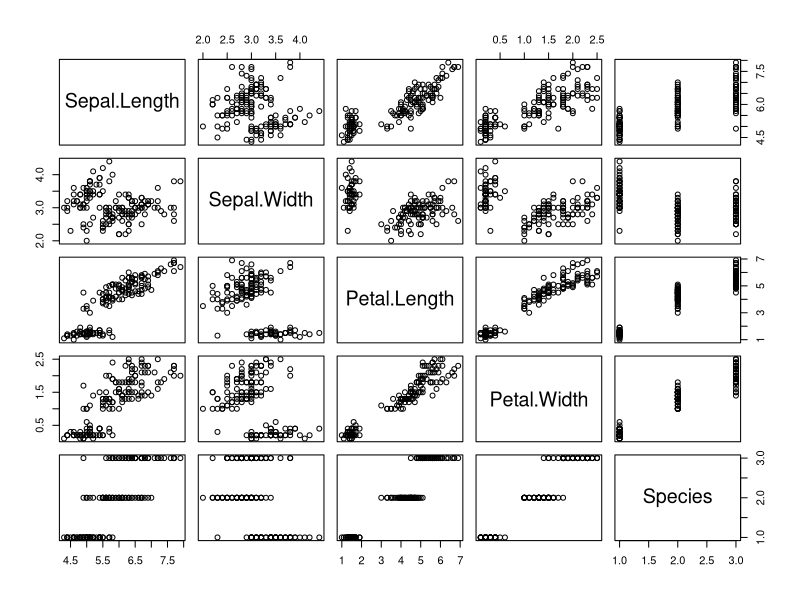
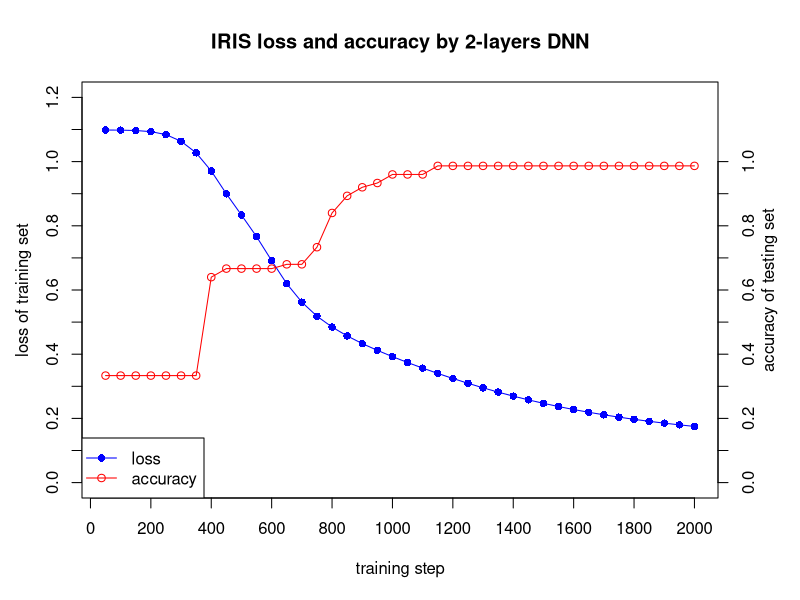

The R script that drew these images, in order:
## ---- chunk 1
# Copyright 2016: www.ParallelR.com
# Parallel Blog : R For Deep Learning (I): Build Fully Connected Neural Network From Scratch
# Classification by 2-layers DNN and tested by iris dataset
# Author: Peng Zhao, patric.zhao@gmail.com

# Prediction
predict.dnn <- function(model, data = X.test) {
  # new data, transfer to matrix
  new.data <- data.matrix(data)
  
  # Feed Forwad
  hidden.layer <- sweep(new.data %*% model$W1 ,2, model$b1, '+')
  # neurons : Rectified Linear
  hidden.layer <- pmax(hidden.layer, 0)
  score <- sweep(hidden.layer %*% model$W2, 2, model$b2, '+')
  
  # Loss Function: softmax
  score.exp <- exp(score)
  probs <-sweep(score.exp, 1, rowSums(score.exp), '/') 
  
  # select max possiblity
  labels.predicted <- max.col(probs)
  return(labels.predicted)
}

# Train: build and train a 2-layers neural network 
train.dnn <- function(x, y, traindata=data, testdata=NULL,
                  model = NULL,
                  # set hidden layers and neurons
                  # currently, only support 1 hidden layer
                  hidden=c(6), 
                  # max iteration steps
                  maxit=2000,
                  # delta loss 
                  abstol=1e-2,
                  # learning rate
                  lr = 1e-2,
                  # regularization rate
                  reg = 1e-3,
                  # show results every 'display' step
                  display = 100,
                  random.seed = 1)
{
  # to make the case reproducible.
  set.seed(random.seed)
  
  # total number of training set
  N <- nrow(traindata)
  
  # extract the data and label
  # don't need atribute 
  X <- unname(data.matrix(traindata[,x]))
  # correct categories represented by integer 
  Y <- traindata[,y]
  if(is.factor(Y)) { Y <- as.integer(Y) }
  # create index for both row and col
  # create index for both row and col
  Y.len   <- length(unique(Y))
  Y.set   <- sort(unique(Y))
  Y.index <- cbind(1:N, match(Y, Y.set))

  # create model or get model from parameter
  if(is.null(model)) {
       # number of input features
       D <- ncol(X)
       # number of categories for classification
       K <- length(unique(Y))
       H <-  hidden
  
       # create and init weights and bias 
       W1 <- 0.01*matrix(rnorm(D*H), nrow=D, ncol=H)
       b1 <- matrix(0, nrow=1, ncol=H)
  
       W2 <- 0.01*matrix(rnorm(H*K), nrow=H, ncol=K)
       b2 <- matrix(0, nrow=1, ncol=K)
  } else {
       D  <- model$D
       K  <- model$K
       H  <- model$H
       W1 <- model$W1
       b1 <- model$b1
       W2 <- model$W2
       b2 <- model$b2
  }
  
  # use all train data to update weights since it's a small dataset
  batchsize <- N
  # init loss to a very big value
  loss <- 100000
  
  # Training the network
  i <- 0
  while(i < maxit && loss > abstol ) {
    
    # iteration index
    i <- i +1
    
    # forward ....
    # 1 indicate row, 2 indicate col
    hidden.layer <- sweep(X %*% W1 ,2, b1, '+')
    # neurons : ReLU
    hidden.layer <- pmax(hidden.layer, 0)
    score <- sweep(hidden.layer %*% W2, 2, b2, '+')
    
    # softmax
    score.exp <- exp(score)
    # debug
    probs <- score.exp/rowSums(score.exp)
    
    # compute the loss
    corect.logprobs <- -log(probs[Y.index])
    data.loss  <- sum(corect.logprobs)/batchsize
    reg.loss   <- 0.5*reg* (sum(W1*W1) + sum(W2*W2))
    loss <- data.loss + reg.loss
    
    # display results and update model
    if( i %% display == 0) {
        if(!is.null(testdata)) {
            model <- list( D = D,
                           H = H,
                           K = K,
                           # weights and bias
                           W1 = W1, 
                           b1 = b1, 
                           W2 = W2, 
                           b2 = b2)
            labs <- predict.dnn(model, testdata[,-y])
            accuracy <- mean(as.integer(testdata[,y]) == Y.set[labs])
            cat(i, loss, accuracy, "\n")
        } else {
            cat(i, loss, "\n")
        }
    }
    
    # backward ....
    dscores <- probs
    dscores[Y.index] <- dscores[Y.index] -1
    dscores <- dscores / batchsize
    
    
    dW2 <- t(hidden.layer) %*% dscores 
    db2 <- colSums(dscores)
    
    dhidden <- dscores %*% t(W2)
    dhidden[hidden.layer <= 0] <- 0
    
    dW1 <- t(X) %*% dhidden
    db1 <- colSums(dhidden) 
    
    # update ....
    dW2 <- dW2 + reg*W2
    dW1 <- dW1  + reg*W1
    
    W1 <- W1 - lr * dW1
    b1 <- b1 - lr * db1
    
    W2 <- W2 - lr * dW2
    b2 <- b2 - lr * db2
    
   
    
  }
  
  # final results
  # creat list to store learned parameters
  # you can add more parameters for debug and visualization
  # such as residuals, fitted.values ...
  model <- list( D = D,
                 H = H,
                 K = K,
                 # weights and bias
                 W1= W1, 
                 b1= b1, 
                 W2= W2, 
                 b2= b2)
    
  return(model)
}
## ---- chunk 2

########################################################################
# testing
#######################################################################
set.seed(1)

# 0. EDA
summary(iris)
plot(iris)

# 1. split data into test/train
samp <- c(sample(1:50,25), sample(51:100,25), sample(101:150,25))

# 2. train model
 ir.model <- train.dnn(x=1:4, y=5, traindata=iris[samp,], testdata=iris[-samp,], hidden=10, maxit=2000, display=50)
# ir.model <- train.dnn(x=1:4, y=5, traindata=iris[samp,], hidden=6, maxit=2000, display=50)
## ---- chunk 3
# 3. prediction
# NOTE: if the predict is factor, we need to transfer the number into class manually.
#       To make the code clear, I don't write this change into predict.dnn function.
labels.dnn <- predict.dnn(ir.model, iris[-samp, -5])

# 4. verify the results
table(iris[-samp,5], labels.dnn)
#          labels.dnn
#            1  2  3
#setosa     25  0  0
#versicolor  0 24  1
#virginica   0  0 25
## ---- chunk 4
#accuracy
mean(as.integer(iris[-samp, 5]) == labels.dnn)
# 0.98

# 5. compare with nnet
library(nnet)
ird <- data.frame(rbind(iris3[,,1], iris3[,,2], iris3[,,3]),
                  species = factor(c(rep("s",50), rep("c", 50), rep("v", 50))))
ir.nn2 <- nnet(species ~ ., data = ird, subset = samp, size = 6, rang = 0.1,
               decay = 1e-2, maxit = 2000)

           
labels.nnet <- predict(ir.nn2, ird[-samp,], type="class")
table(ird$species[-samp], labels.nnet)
#  labels.nnet
#   c  s  v
#c 22  0  3
#s  0 25  0
#v  3  0 22

# accuracy
mean(ird$species[-samp] == labels.nnet)
# 0.96
## ---- chunk 5

# Visualization
# the output from screen, copy and paste here.
data1 <- ("i loss accuracy
50 1.098421 0.3333333 
100 1.098021 0.3333333 
150 1.096843 0.3333333 
200 1.093393 0.3333333 
250 1.084069 0.3333333 
300 1.063278 0.3333333 
350 1.027273 0.3333333 
400 0.9707605 0.64 
450 0.8996356 0.6666667 
500 0.8335469 0.6666667 
550 0.7662386 0.6666667 
600 0.6914156 0.6666667 
650 0.6195753 0.68 
700 0.5620381 0.68 
750 0.5184008 0.7333333 
800 0.4844815 0.84 
850 0.4568258 0.8933333 
900 0.4331083 0.92 
950 0.4118948 0.9333333 
1000 0.392368 0.96 
1050 0.3740457 0.96 
1100 0.3566594 0.96 
1150 0.3400993 0.9866667 
1200 0.3243276 0.9866667 
1250 0.3093422 0.9866667 
1300 0.2951787 0.9866667 
1350 0.2818472 0.9866667 
1400 0.2693641 0.9866667 
1450 0.2577245 0.9866667 
1500 0.2469068 0.9866667 
1550 0.2368819 0.9866667 
1600 0.2276124 0.9866667 
1650 0.2190535 0.9866667 
1700 0.2111565 0.9866667 
1750 0.2038719 0.9866667 
1800 0.1971507 0.9866667 
1850 0.1909452 0.9866667 
1900 0.1852105 0.9866667 
1950 0.1799045 0.9866667 
2000 0.1749881 0.9866667  ")

data.v <- read.table(text=data1, header=T)
par(mar=c(5.1, 4.1, 4.1, 4.1))
plot(x=data.v$i, y=data.v$loss, type="o", col="blue", pch=16, 
     main="IRIS loss and accuracy by 2-layers DNN",
     ylim=c(0, 1.2),
     xlab="",
     ylab="",
     axe =F)
lines(x=data.v$i, y=data.v$accuracy, type="o", col="red", pch=1)
box()
axis(1, at=seq(0,2000,by=200))
axis(4, at=seq(0,1.0,by=0.1))
axis(2, at=seq(0,1.2,by=0.1))
mtext("training step", 1, line=3)
mtext("loss of training set", 2, line=2.5)
mtext("accuracy of testing set", 4, line=2)

legend("bottomleft", 
       legend = c("loss", "accuracy"),
       pch = c(16,1),
       col = c("blue","red"),
       lwd=c(1,1)
)
